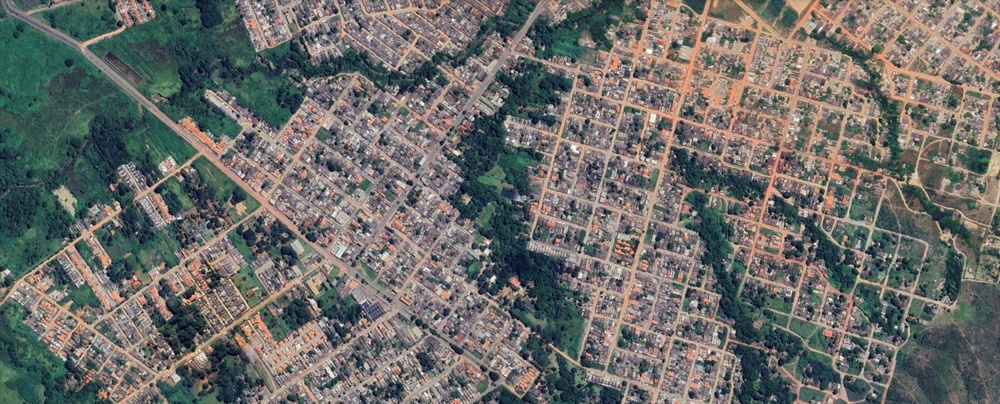
#> input picture imagens_satelites/imagem1.jpeg, 1000 x 404 px, shrunk from 1600 x 646 before the run
$ python -i Prog_opencv_tif9.py   (imports and definitions only)
#> lines starting #> are read from the running program, lines starting #| are printed output that depends on the picture; after the words box and inside, x2 and y2 are one past the last pixel; in counts of white or black regions, pixels touching at a corner belong together
from mpi4py import MPI
import numpy as np
import cv2
import os
import rasterio

# Inicializa MPI
comm = MPI.COMM_WORLD
# [1 line that did not run here, left out]
# [1 line that did not run here, left out]

# Caminhos
IMAGEM_PATH = r"C:\Projeto_ProgParalela2\imagens_satelites\satelit_google.tif"
PASTA_SAIDA = r"C:\Projeto_ProgParalela2\resultados_rasterio"
# [1 line not run here, left out]

# Função para segmentar estradas em tons de marrom claro
def segmentar_estradas(imagem):
    # Converter RGB para HSV
    hsv = cv2.cvtColor(imagem, cv2.COLOR_RGB2HSV)
#> hsv: shape (404, 1000, 3); mean H, S, V 67.2, 61.5, 119.9

    # Intervalo de cor ajustado (funciona no seu primeiro script)
    lower = np.array([0, 0, 50])     # tons claros, baixa saturação
    upper = np.array([180, 50, 200]) # limite de tons marrom claro

    # Criar máscara com inRange
    mascara = cv2.inRange(hsv, lower, upper)
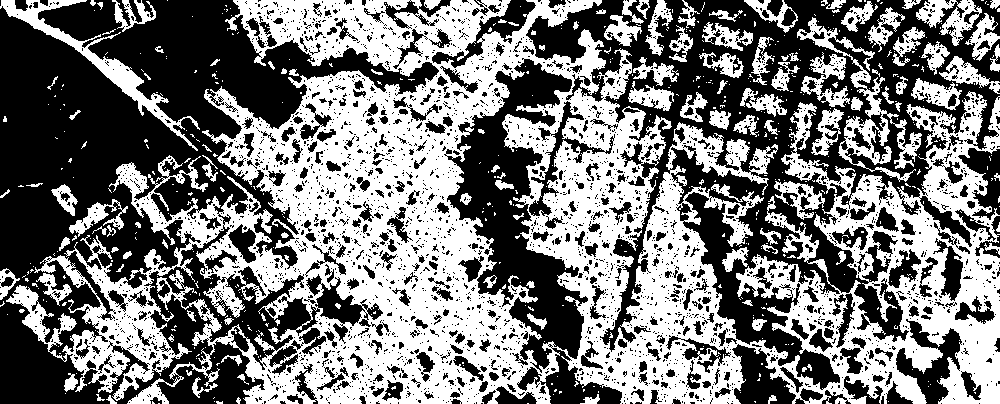
#> mascara: shape (404, 1000); 47.7% white; 629 white regions (512 under 20 px), largest, box (x1, y1, x2, y2) and area: (6, 0, 1000, 404) 162630, (797, 17, 922, 182) 3421, (0, 0, 200, 151) 3256

    # Morfologia: remover pequenos buracos e suavizar
    kernel = np.ones((3, 3), np.uint8)
    mascara_limpa = cv2.morphologyEx(mascara, cv2.MORPH_CLOSE, kernel)
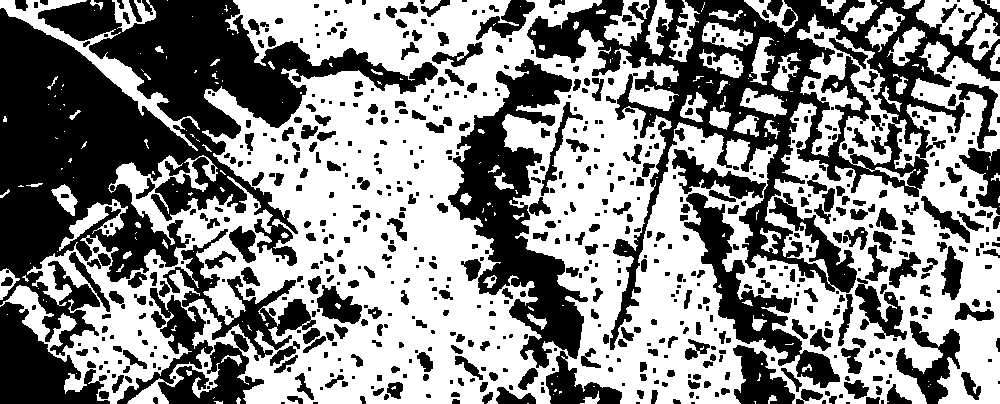
#> mascara_limpa: shape (404, 1000); 53.9% white; 740 black regions (282 under 20 px), largest, box (x1, y1, x2, y2) and area: (0, 0, 438, 356) 59523, (527, 0, 1000, 350) 38922, (448, 59, 588, 368) 15809

    return mascara_limpa

# Abrir imagem com rasterio
# [60 lines not run here, left out]

>>> import cv2
>>> picture = cv2.cvtColor(cv2.imread('../imagens_satelites/imagem1.jpeg'), cv2.COLOR_BGR2RGB)
>>> result = segmentar_estradas(picture)

$ run again, on imagens_satelites/imagem2.jpeg
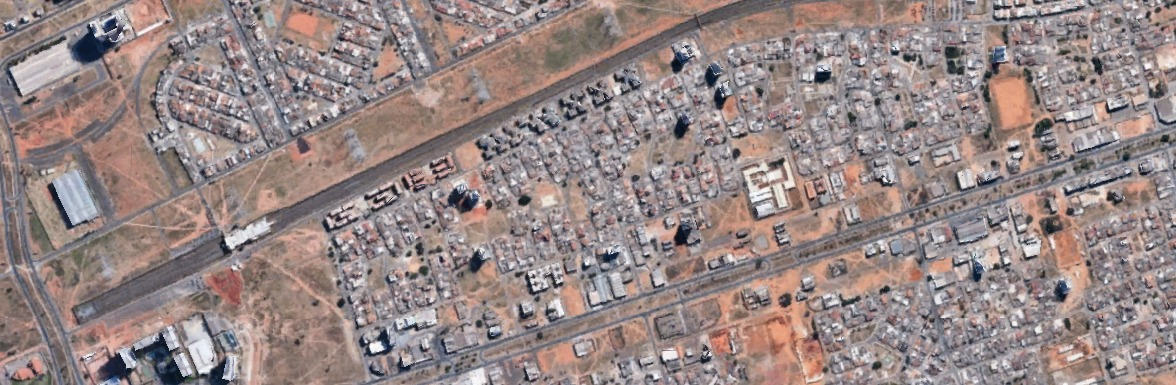
#> input picture imagens_satelites/imagem2.jpeg, 1176 x 385 px
#> hsv: shape (385, 1176, 3); mean H, S, V 74.5, 36.1, 151.8
#> in segmentar_estradas, `mascara = cv2.inRange(hsv, lower, upper)`:
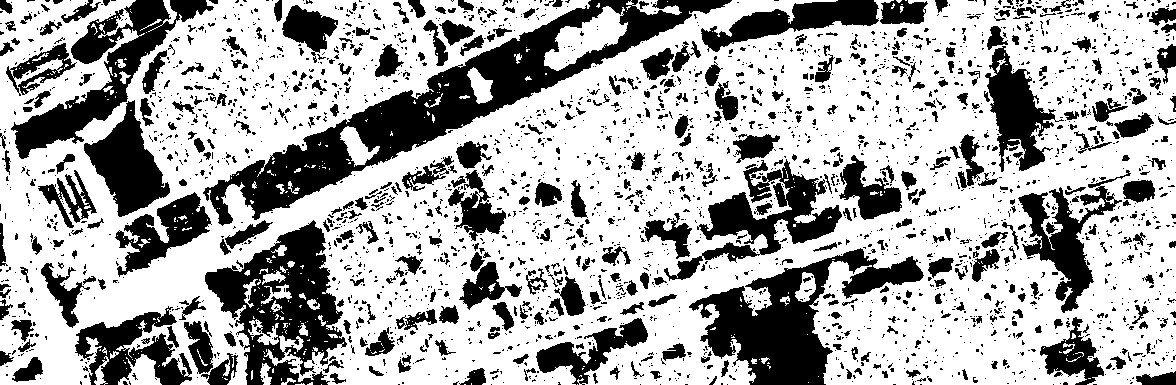
#> mascara: shape (385, 1176); 67.2% white; 2762 black regions (2251 under 20 px), largest, box (x1, y1, x2, y2) and area: (203, 0, 732, 226) 21296, (689, 248, 924, 385) 11944, (205, 220, 347, 385) 11031
#> in segmentar_estradas, `mascara_limpa = cv2.morphologyEx(mascara, cv2.MORPH_CLOSE, kernel)`:
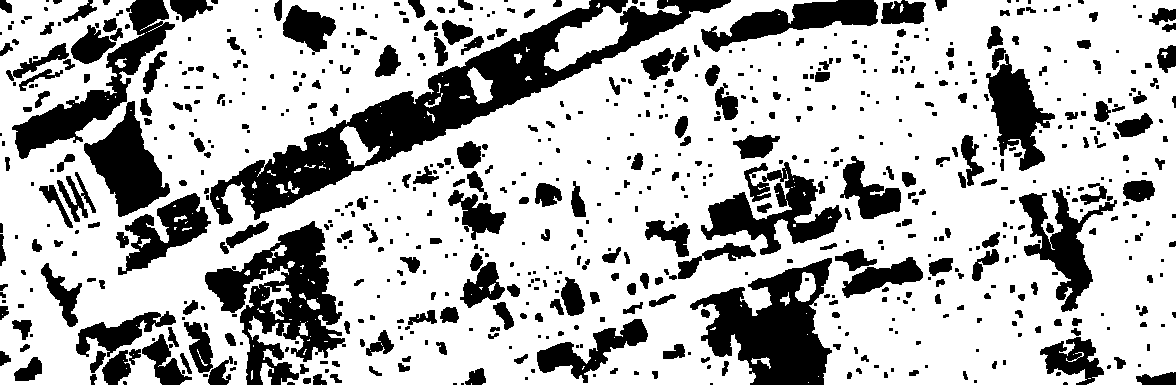
#> mascara_limpa: shape (385, 1176); 71.8% white; 726 black regions (341 under 20 px), largest, box (x1, y1, x2, y2) and area: (210, 0, 731, 225) 20877, (205, 221, 346, 385) 10005, (690, 258, 832, 385) 9640

$ run again, on imagens_satelites/imagem3.jpeg
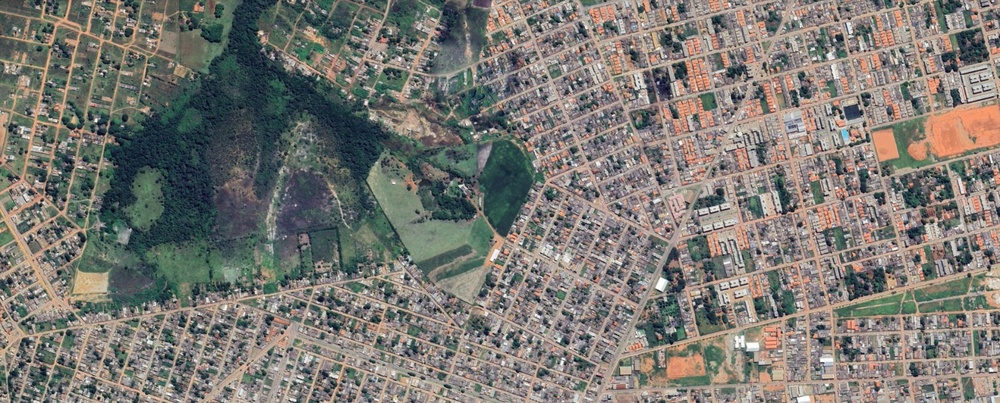
#> input picture imagens_satelites/imagem3.jpeg, 1000 x 403 px, shrunk from 1600 x 645 before the run
#> hsv: shape (403, 1000, 3); mean H, S, V 57.5, 48.4, 130.6
#> in segmentar_estradas, `mascara = cv2.inRange(hsv, lower, upper)`:
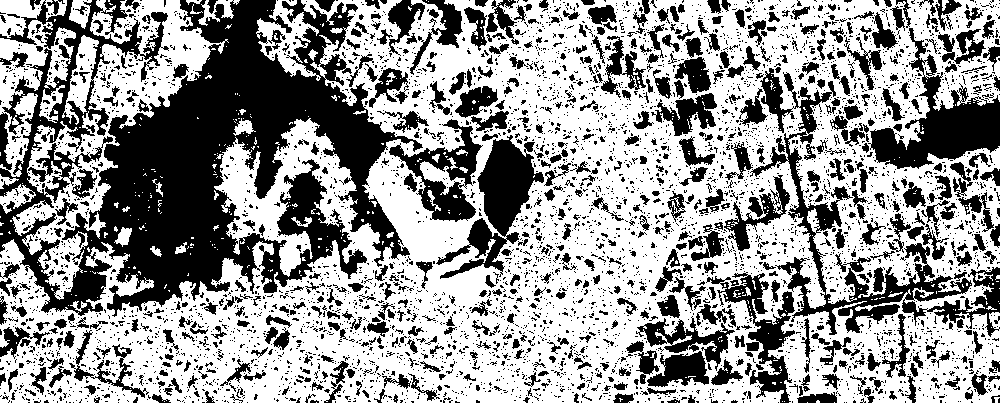
#> mascara: shape (403, 1000); 59.8% white; 5117 black regions (4482 under 20 px), largest, box (x1, y1, x2, y2) and area: (0, 0, 423, 317) 61083, (750, 68, 1000, 337) 10256, (868, 28, 1000, 169) 6399
#> in segmentar_estradas, `mascara_limpa = cv2.morphologyEx(mascara, cv2.MORPH_CLOSE, kernel)`:
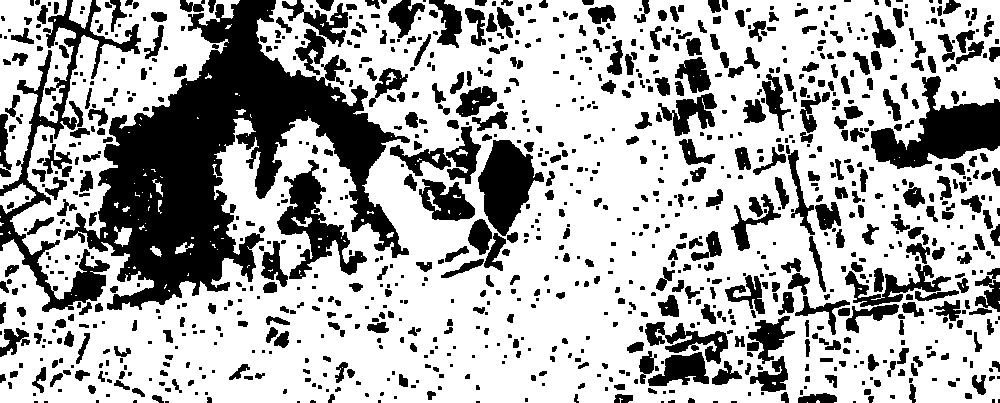
#> mascara_limpa: shape (403, 1000); 68% white; 1063 black regions (449 under 20 px), largest, box (x1, y1, x2, y2) and area: (64, 0, 410, 310) 39907, (0, 0, 141, 312) 6809, (871, 76, 1000, 169) 5548

$ run again, on imagens_satelites/imagem4.jpeg
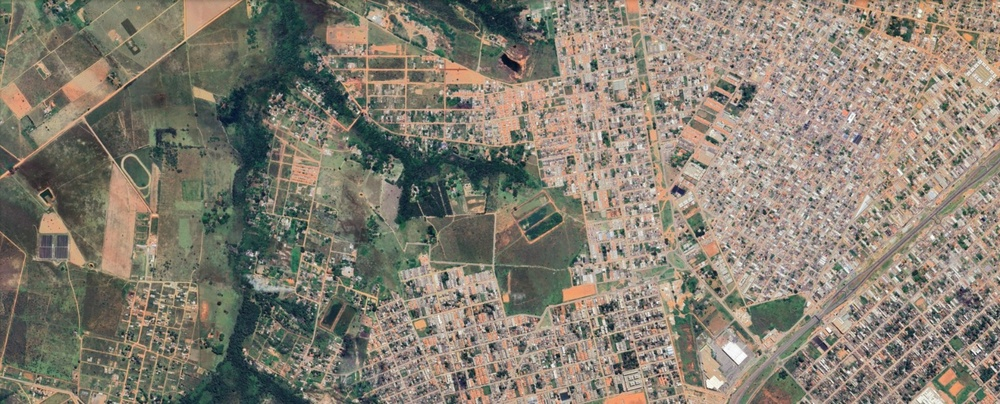
#> input picture imagens_satelites/imagem4.jpeg, 1000 x 404 px, shrunk from 1600 x 646 before the run
#> hsv: shape (404, 1000, 3); mean H, S, V 34.9, 50.7, 137.5
#> in segmentar_estradas, `mascara = cv2.inRange(hsv, lower, upper)`:
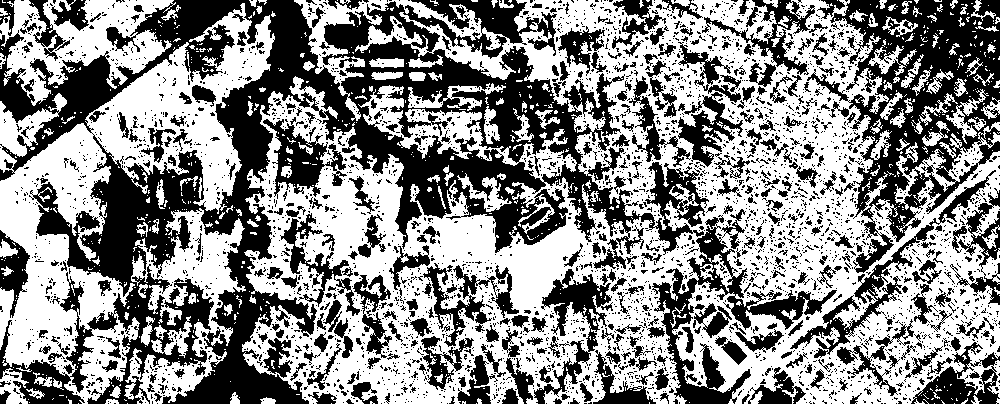
#> mascara: shape (404, 1000); 54.5% white; 3748 black regions (3350 under 20 px), largest, box (x1, y1, x2, y2) and area: (0, 0, 709, 404) 84949, (807, 0, 1000, 273) 20540, (652, 215, 837, 404) 6784
#> in segmentar_estradas, `mascara_limpa = cv2.morphologyEx(mascara, cv2.MORPH_CLOSE, kernel)`:
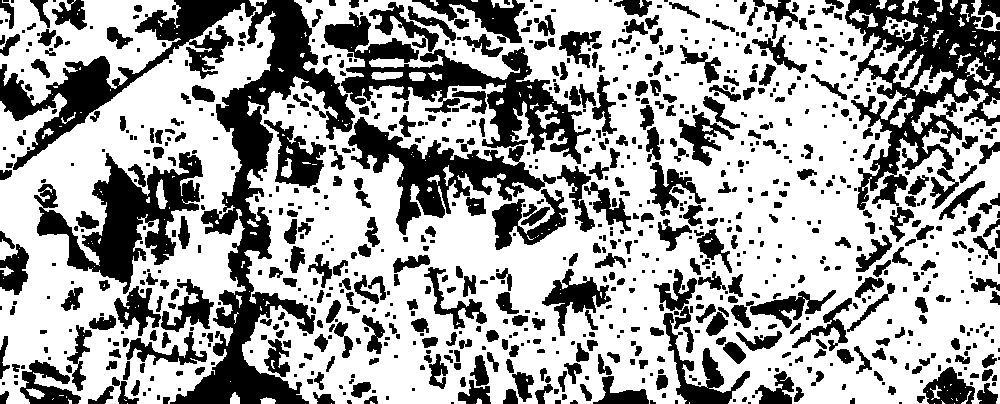
#> mascara_limpa: shape (404, 1000); 63.9% white; 934 black regions (410 under 20 px), largest, box (x1, y1, x2, y2) and area: (170, 0, 355, 404) 18140, (845, 0, 1000, 210) 14151, (324, 12, 591, 164) 10540
